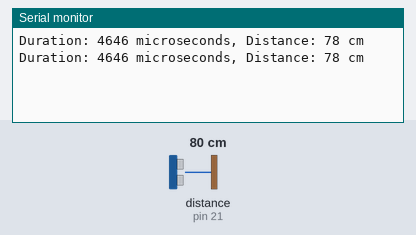
Recording of a sketch running on a simulated Arduino Mega 2560, built with avr-gcc and run on an emulated ATmega2560. On the bench: the last lines printed to the serial monitor. Wiring (inferred from the names in the program): ultrasonic range finder: trigger pin 22; echo pin 21. Inputs (shaded band) come from the test bench; at power-on: distance to the obstacle (sensor on pin 21) 80 cm. The echo pulse lasts 58.3 µs per cm.

Above: at 1.8 s.
1.9 s: distance to the obstacle (sensor on pin 21) set to 2 cm
At 2.7 s:
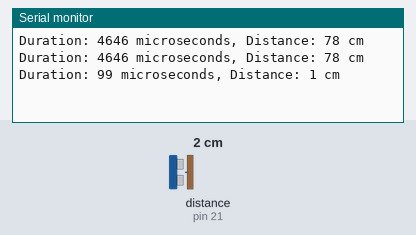
3.4 s: distance to the obstacle (sensor on pin 21) set to 4 cm
At 4.4 s:
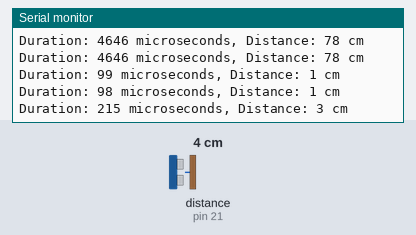
Timing chart, 0 to 6.4 s (numbered marks = the images above; inputs shaded):
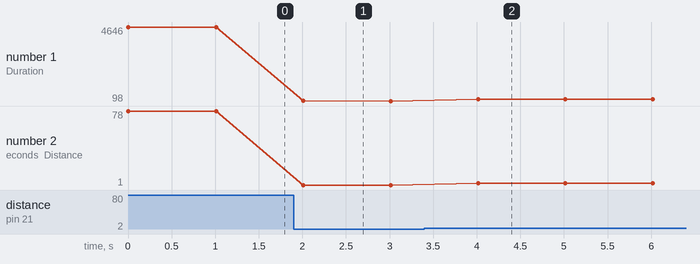

Measured:
- after the input at 1.9 s, the serial monitor: prints a new line after 0.11 s (image 1)
- after the input at 3.4 s, the serial monitor: prints a new line after 0.62 s (image 2)
- plotted number 1: 4646 → 98 after the input at 1.9 s, 98 → 215 after the input at 3.4 s
- plotted number 2: 78 → 1 after the input at 1.9 s, 1 → 3 after the input at 3.4 s

The sketch:

uploaddata.ino
```cpp
const int trigPin = 22;
const int echoPin = 21;
unsigned long duration; // Changed to unsigned long to handle larger values
int distance;

void setup() {
  Serial.begin(115200);
  pinMode(trigPin, OUTPUT);
  pinMode(echoPin, INPUT);
}

void loop() {
  digitalWrite(trigPin, LOW); // Ensure the trigger pin is low before the pulse
  delayMicroseconds(2);
  digitalWrite(trigPin, HIGH);
  delayMicroseconds(10);
  digitalWrite(trigPin, LOW);

  duration = pulseIn(echoPin, HIGH); // Measure the duration of the echo pulse
  distance = duration * 0.034 / 2; // Calculate distance based on the duration

  Serial.print("Duration: ");
  Serial.print(duration); // Print the duration for debugging
  Serial.print(" microseconds, Distance: ");
  Serial.print(distance);
  Serial.println(" cm");

  delay(1000);
}
```
